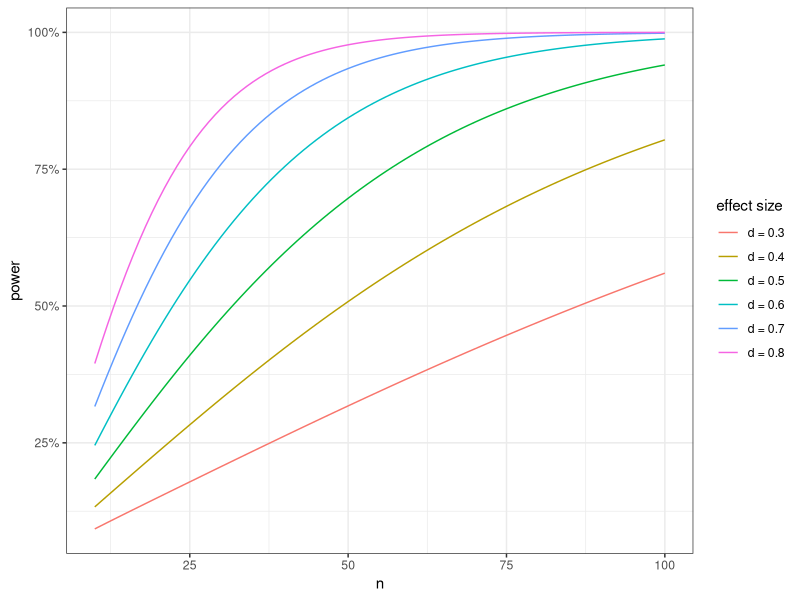

Reproduce this figure in R.
deltas <- seq(0.3,0.8,by = 0.1)
n      <- seq(10,100, by =   1)
data   <- data.frame(n=n)
for (ii in deltas){
  name <- paste('d',toString(ii),sep=' = ')
  data[,name] = power.t.test(delta = ii, n = data$n)$power
}
library(tidyr)

data <- data %>% gather(key='effect size',value = power,-n)

library(ggplot2)

g <- ggplot(data) + geom_line(aes(x=n,y=power,color = `effect size`)) + theme_bw()

g <- g + scale_y_continuous(label=c('25%','50%','75%','100%'),breaks = c(0.25,0.5,0.75,1.00))